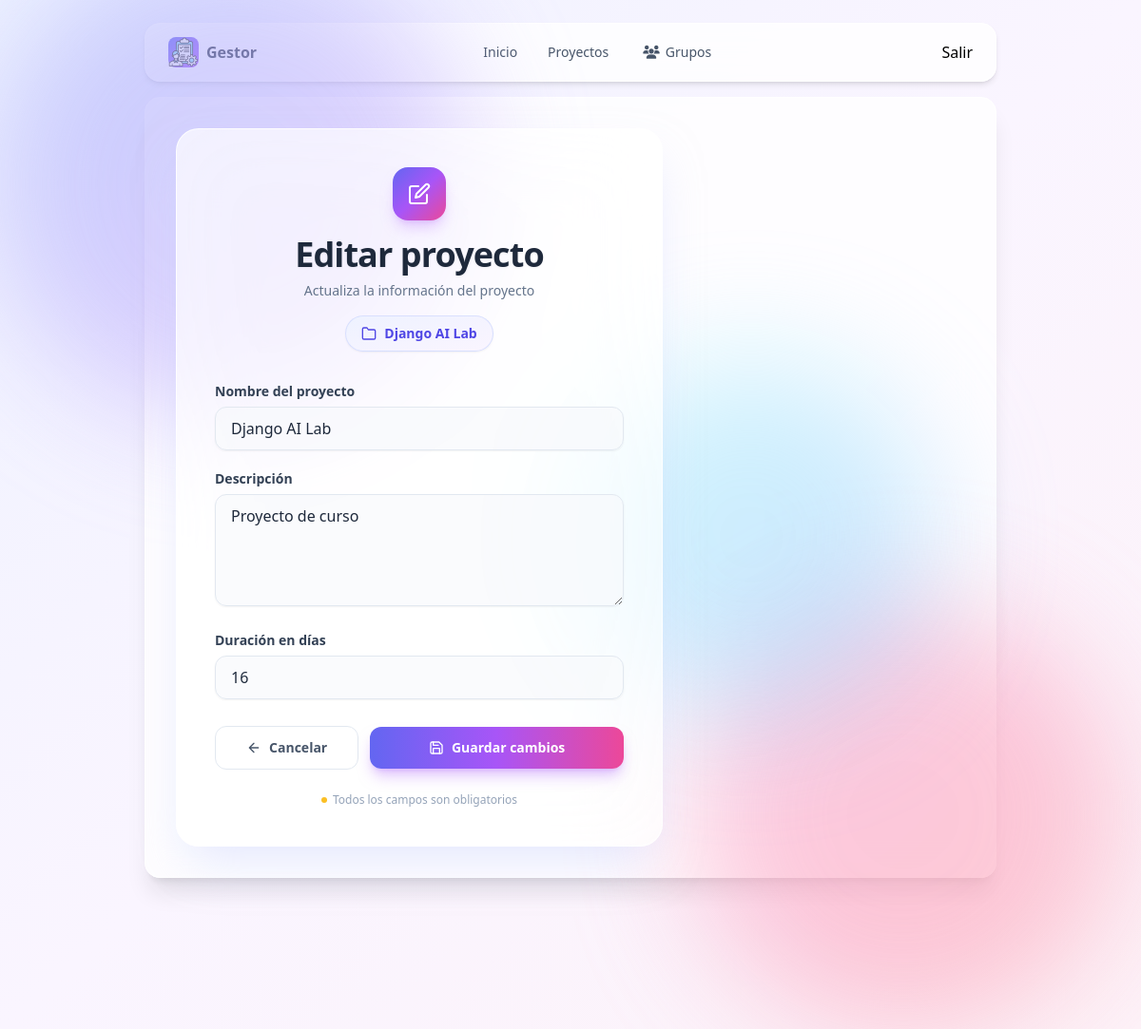
The app's page /proyectos/7/editar/ (signed in) with its own data.
### gestor/models.py (models this page shows)
class Proyecto(models.Model):
  nombre = models.CharField(max_length=100)
  descripcion = models.TextField()
  duracion = models.IntegerField()
  imagen = models.ImageField(upload_to='proyectos/', default='proyectos/logo.png')

### gestor/views.py (the view, shortened to what this page needs)
# urls.py: path('proyectos/<int:id>/editar/', views.editar_proyecto, name='editar_proyecto'),
@permission_required('gestor.change_proyecto', raise_exception=True)
def editar_proyecto(request, id):
  proyecto = Proyecto.objects.get(id=id)
  return render(request, 'editar-proyecto.html', {'proyecto': proyecto})

### gestor/templates/editar-proyecto.html (shortened to what this page needs)
{% extends 'layouts/base.html' %}
{% block content %}
    <div class="fixed -top-40 -left-40 w-[500px] h-[500px] rounded-full bg-gradient-to-br from-indigo-300 to-purple-300 blur-3xl opacity-60 animate-float-blob pointer-events-none will-change-transform"></div>
    <div class="fixed -bottom-40 -right-32 w-[450px] h-[450px] rounded-full bg-gradient-to-br from-pink-300 to-rose-300 blur-3xl opacity-60 animate-float-blob-alt pointer-events-none will-change-transform"></div>
    <div class="fixed top-1/3 left-1/2 w-[380px] h-[380px] rounded-full bg-gradient-to-br from-cyan-200 to-blue-300 blur-3xl opacity-50 animate-float-blob-3 pointer-events-none will-change-transform"></div>
    <div class="relative z-10 w-full max-w-lg rounded-3xl bg-white/70 backdrop-blur-2xl border border-white/90 shadow-2xl shadow-indigo-200/50 p-8 md:p-10">
        <div class="text-center mb-8">
            <div class="inline-flex items-center justify-center w-14 h-14 rounded-2xl bg-gradient-to-br from-indigo-500 via-purple-500 to-pink-500 text-white shadow-lg shadow-purple-400/40 mb-4 animate-float-icon">
                <svg class="w-6 h-6" fill="none" stroke="currentColor" stroke-width="2" viewBox="0 0 24 24" stroke-linecap="round" stroke-linejoin="round">
                    <path d="M11 4H4a2 2 0 0 0-2 2v14a2 2 0 0 0 2 2h14a2 2 0 0 0 2-2v-7"/>
                    <path d="M18.5 2.5a2.121 2.121 0 0 1 3 3L12 15l-4 1 1-4 9.5-9.5z"/>
                </svg>
            </div>
            <h1 class="text-3xl md:text-4xl font-extrabold text-slate-800 tracking-tight drop-shadow-sm">
                Editar proyecto
            </h1>
            <p class="text-sm text-slate-500 mt-2">
                Actualiza la información del proyecto
            </p>
            <div class="inline-flex items-center gap-2 mt-4 px-4 py-2 rounded-full text-sm font-semibold bg-gradient-to-br from-indigo-50 to-purple-50 border border-indigo-200/60 text-indigo-600 shadow-sm max-w-full">
                <svg class="w-4 h-4 flex-shrink-0" fill="none" stroke="currentColor" stroke-width="2" viewBox="0 0 24 24" stroke-linecap="round" stroke-linejoin="round">
                    <path d="M22 19a2 2 0 0 1-2 2H4a2 2 0 0 1-2-2V5a2 2 0 0 1 2-2h5l2 3h9a2 2 0 0 1 2 2z"/>
                </svg>
                <span class="truncate">{{ proyecto.nombre }}</span>
            </div>
        </div>
        <form method="post" class="space-y-5">
            <div>
                <label for="nombre" class="block text-sm font-semibold text-slate-700 mb-1.5">
                    Nombre del proyecto
                </label>
                <input type="text" name="nombre" id="nombre" required
                       value="{{ proyecto.nombre }}"
                       placeholder="Ej. Rediseño de la web"
                       class="w-full px-4 py-2.5 rounded-xl bg-slate-50/70 border border-slate-200 text-slate-800 placeholder-slate-400 shadow-sm transition-all duration-300 hover:bg-white hover:border-purple-300 focus:bg-white focus:border-purple-400 focus:ring-4 focus:ring-purple-200/50 focus:outline-none focus:-translate-y-px">
            </div>
            <div>
                <label for="descripcion" class="block text-sm font-semibold text-slate-700 mb-1.5">
                    Descripción
                </label>
                <textarea name="descripcion" id="descripcion" rows="4" required
                          placeholder="Describe brevemente el objetivo del proyecto..."
                          class="w-full px-4 py-2.5 rounded-xl bg-slate-50/70 border border-slate-200 text-slate-800 placeholder-slate-400 shadow-sm transition-all duration-300 hover:bg-white hover:border-purple-300 focus:bg-white focus:border-purple-400 focus:ring-4 focus:ring-purple-200/50 focus:outline-none focus:-translate-y-px resize-y">{{ proyecto.descripcion }}</textarea>
            </div>
            <div>
                <label for="duracion" class="block text-sm font-semibold text-slate-700 mb-1.5">
                    Duración en días
                </label>
                <input type="number" name="duracion" id="duracion" required step="1" min="1"
                       value="{{ proyecto.duracion }}"
                       placeholder="Ej. 30"
                       class="w-full px-4 py-2.5 rounded-xl bg-slate-50/70 border border-slate-200 text-slate-800 placeholder-slate-400 shadow-sm transition-all duration-300 hover:bg-white hover:border-purple-300 focus:bg-white focus:border-purple-400 focus:ring-4 focus:ring-purple-200/50 focus:outline-none focus:-translate-y-px [appearance:textfield] [&::-webkit-outer-spin-button]:appearance-none [&::-webkit-inner-spin-button]:appearance-none">
            </div>
            <div class="flex flex-col sm:flex-row items-stretch sm:items-center gap-3 pt-2">
                <a href="{% url 'proyecto_detalle' proyecto.id %}"
                   class="order-2 sm:order-1 sm:flex-1 inline-flex items-center justify-center gap-2 px-5 py-3 text-sm font-semibold text-slate-600 bg-white/80 border border-slate-200 rounded-xl transition-all duration-300 hover:bg-white hover:border-purple-300 hover:-translate-y-px hover:shadow-lg hover:shadow-purple-200/50">
                    <svg class="w-4 h-4" fill="none" stroke="currentColor" stroke-width="2" viewBox="0 0 24 24" stroke-linecap="round" stroke-linejoin="round">
                        <path d="M19 12H5M12 19l-7-7 7-7"/>
                    </svg>
                    Cancelar
                </a>
                <button type="submit"
                        class="order-1 sm:order-2 sm:flex-[2] inline-flex items-center justify-center gap-2 px-6 py-3 text-sm font-semibold text-white rounded-xl bg-gradient-to-r from-indigo-500 via-purple-500 to-pink-500 animate-gradient shadow-lg shadow-purple-400/50 transition-all duration-500 hover:-translate-y-0.5 hover:shadow-xl hover:shadow-pink-400/50 focus:outline-none focus:ring-4 focus:ring-purple-200 active:translate-y-0 active:scale-[0.98]">
                    <svg class="w-4 h-4" fill="none" stroke="currentColor" stroke-width="2" viewBox="0 0 24 24" stroke-linecap="round" stroke-linejoin="round">
                        <path d="M19 21H5a2 2 0 0 1-2-2V5a2 2 0 0 1 2-2h11l5 5v11a2 2 0 0 1-2 2z"/>
                        <polyline points="17 21 17 13 7 13 7 21"/>
                        <polyline points="7 3 7 8 15 8"/>
                    </svg>
                    Guardar cambios
                </button>
            </div>
        </form>
        <p class="text-xs text-slate-400 text-center mt-6 select-none flex items-center justify-center gap-1.5">
            <span class="w-1.5 h-1.5 rounded-full bg-amber-400"></span>
            Todos los campos son obligatorios
        </p>
    </div>
{% endblock %}

### records on screen
Proyecto: nombre "Django AI Lab", descripcion "Proyecto de curso", duracion "16"
